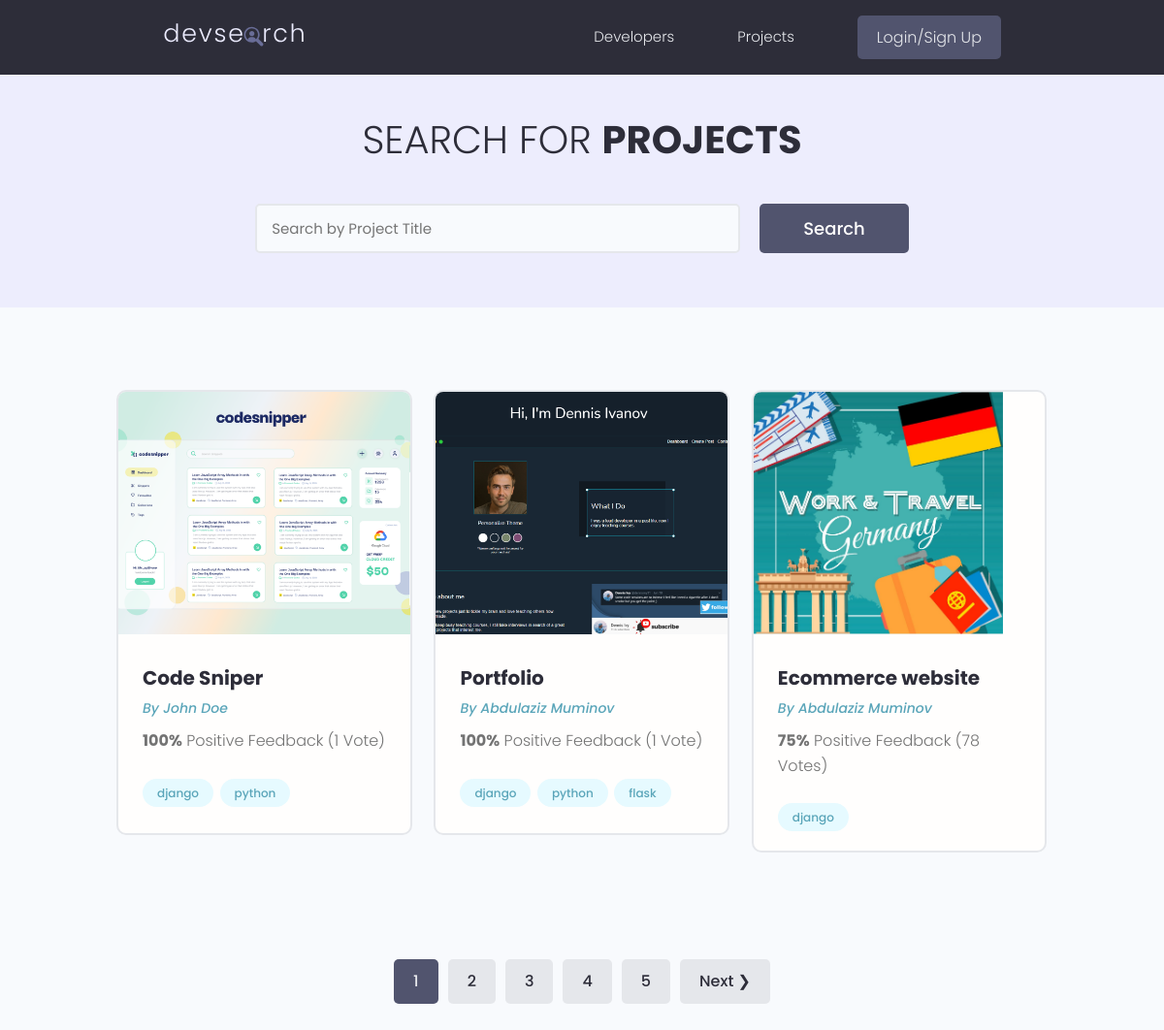
/projects/, run on the app's committed database.
### projects/models.py (models this page shows, shortened)
class Project(models.Model):
    owner = models.ForeignKey(Profile, null=True, blank=True, on_delete=models.SET_NULL)
    title = models.CharField(max_length=200)
    description = models.TextField(null=True, blank=True)
    featured_image = models.ImageField(null=True, blank=True, default='default.jpg')
    demo_link = models.CharField(max_length=2000, null=True, blank=True)
    source_link = models.CharField(max_length=2000, null=True, blank=True)
    created = models.DateTimeField(auto_now_add=True)
    id = models.UUIDField(default=uuid.uuid4, unique=True, editable=False, primary_key=True)
    tags = models.ManyToManyField('Tag', blank=True)
    vote_total = models.IntegerField(default=0, blank=True, null=True)
    vote_ratio = models.IntegerField(default=0, blank=True, null=True)
    class Meta:
        ordering = ["-vote_ratio", "-vote_total", "title"]

class Tag(models.Model):
    name = models.CharField(max_length=200)
    created = models.DateTimeField(auto_now_add=True)
    id = models.UUIDField(default=uuid.uuid4, unique=True, editable=False, primary_key=True)
    def __str__(self):
        return self.name

### users/models.py (models this page shows, shortened)
class Profile(models.Model):
    user = models.OneToOneField(User, on_delete=models.CASCADE, null=True, blank=True)
    name = models.CharField(max_length=200, blank=True, null=True)
    email = models.EmailField(max_length=500, blank=True, null=True)
    username = models.CharField(max_length=200, blank=True, null=True)
    location = models.CharField(max_length=200, blank=True, null=True)
    short_intro = models.CharField(max_length=200, blank=True, null=True)
    bio = models.TextField(blank=True, null=True)
    profile_image = models.ImageField(null=True, blank=True, upload_to='profiles/',
                                      default='profiles/user-default.png')
    social_github = models.CharField(max_length=200, blank=True, null=True)
    social_twitter = models.CharField(max_length=200, blank=True, null=True)
    social_youtube = models.CharField(max_length=200, blank=True, null=True)
    social_linkedin = models.CharField(max_length=200, blank=True, null=True)
    social_website = models.CharField(max_length=200, blank=True, null=True)
    created = models.DateTimeField(auto_now_add=True)
    id = models.UUIDField(default=uuid.uuid4, unique=True, editable=False, primary_key=True)
    class Meta:
        ordering = ["created"]

### projects/views.py (the view)
# urls.py: path('projects/', views.getProjects),
def projects(request):
    projects, search_query = searchProjects(request)
    custom_range, projects = paginationProjects(request, projects, 3)
    context = {"projects": projects, "search_query": search_query, "custom_range": custom_range}
    return render(request, 'projects/projects.html', context)

### projects/utils.py (called while the page is built)
def paginationProjects(request, projects, results):
    page = request.GET.get('page')
    paginator = Paginator(projects, results)
    try:
        projects = paginator.page(page)
    except PageNotAnInteger:
        page = 1
        projects = paginator.page(page)
    except EmptyPage:
        page = paginator.num_pages
        projects = paginator.page(page)
    leftIndex = (int(page) - 4)
    if leftIndex < 1:
        leftIndex = 1
    rightIndex = (int(page) + 5)
    if rightIndex > paginator.num_pages:
        rightIndex = paginator.num_pages + 1
    custom_range = range(leftIndex, rightIndex)
    return custom_range, projects

def searchProjects(request):
    search_query = ''
    if request.GET.get('search_query'):
        search_query = request.GET.get('search_query')
    tags = Tag.objects.filter(name__icontains=search_query)
    projectsObj = Project.objects.distinct().filter(Q(title__icontains=search_query) |
                                                    Q(description__icontains=search_query) |
                                                    Q(owner__name__icontains=search_query) |
                                                    Q(tags__in=tags))
    return projectsObj, search_query

### projects/templates/projects/projects.html (shortened to what this page needs)
{% extends 'main.html' %}
{% block content %}
  <main class="projects">
    <section class="hero-section text-center">
      <div class="container container--narrow">
        <div class="hero-section__box">
          <h2>Search for <span>Projects</span></h2>
        </div>
        <div class="hero-section__search">
          <form id="searchForm" class="form" action="{% url 'projects' %}" method="get">
            <div class="form__field">
              <input class="input input--text" id="formInput#search" type="text" name="search_query"
                     value="{{search_query}}" placeholder="Search by Project Title" />
            </div>
            <input class="btn btn--sub btn--lg" type="submit" value="Search" />
          </form>
        </div>
      </div>
    </section>
    <section class="projectsList">
      <div class="container">
        <div class="grid grid--three">
            {% for project in projects %}
          <div class="column">
            <div class="card project">
              <a href="{% url 'project' project.id %}" class="project">
                <img class="project__thumbnail" src="{{ project.featured_image.url }}" alt="project thumbnail" />
                <div class="card__body">
                  <h3 class="project__title">{{project.title}}</h3>
                  <p><a class="project__author" href="{% url 'user-profile' project.owner.id %}">By {{ project.owner.name }}</a></p>
                  <p class="project--rating">
                    <span style="font-weight: bold;">{{project.vote_ratio}}%</span> Positive
                    Feedback ({{project.vote_total}} Vote{{project.vote_total|pluralize:"s"}})
                  </p>
                  <div class="project__tags">
                      {% for tag in project.tags.all %}
                    <span class="tag tag--pill tag--main">
                      <small>{{tag}}</small>
                    </span>
                    {% endfor %}
                  </div>
                </div>
              </a>
            </div>
          </div>
          {% endfor %}
        </div>
      </div>
    </section>
    {% include 'pagination.html' with queryset=projects custom_range=custom_range %}
  </main>
{% endblock content %}

### static/styles/app.css (style rules this page uses)
:root { --color-sub: #2d2d39; }
.btn--sub { background-color: var(--color-sub-light); }
.card { border: 2px solid var(--color-light); }
img { width: 100%; }
.hero-section { height: 40vh; display: flex; align-items: center; background-color: var(--color-sub); }
.hero-section__box { margin-bottom: 4rem; }
.hero-section__box > h2, .hero-section__box > h2 > span { font-size: 4rem; color: var(--color-light); line-height: 1.3; text-transform: uppercase; }
.hero-section__box > h2 { font-weight: 300; }
.hero-section__box > h2 > span { font-weight: 700; }
.hero-section__search > .form { display: flex; align-items: center; justify-content: center; gap: 2rem; }
.hero-section__search > .form input.input--text { width: 50rem; }
.project__author { font-size: 1.4rem; font-style: italic; }
.project--rating { margin-bottom: 1.6em; margin-top: .5em; }
.projects > .hero-section { background: var(--color-sub-lighter); height: 30vh; }
.projects .hero-section__box { margin-bottom: 2.5rem; }
.projects .hero-section__box > h2 { color: var(--color-sub); }
.projects .hero-section__box > h2 > span { font-weight: 700; color: var(--color-sub); }
.projectsList { margin-top: 8rem; }
.project__thumbnail { height: 25rem; object-fit: cover; object-position: top center; }
.project__title { font-size: 2rem; font-weight: 700; color: var(--color-sub); }

### static/uikit/styles/modules/_variables.css (style rules this page uses)
:root { --color-main: #5aa5b9; --color-main-light: #e6faff; --color-sub: #3f4156; --color-sub-light: #51546e; --color-sub-lighter: #ededfd; --color-text: #737373; --color-gray: #8b8b8b; --color-light: #e5e7eb; --color-light-gray: #767676; --color-bg: #f8fafd; --color-white: #fffefd; --color-white-light: #f3f3f3; --color-success: #359e64; --color-success-bg: #def8e8; --color-error: #fc4b0b; --color-error-bg: #fff2ee; --font-base: 'Poppins', arial, helvetica, 'Segoe UI', roboto, ubuntu, sans-serif; --font-monospace: 'Fira Code', 'Courier New', courier, monospace; --font-regular: 300; --font-medium: 500; --font-bold: 700; --generic-shadow: 1px 1px 5px #00000010; --generic-transition: all 0.3s ease-in-out; }

### static/uikit/styles/modules/_base.css (style rules this page uses)
* { margin: 0; padding: 0; box-sizing: border-box; text-rendering: optimizeLegibility; color: inherit; font-size: inherit; }
html { font-size: 50%; }
@media only screen and (min-width: 480px) { html { font-size: 56.25%; } }
@media only screen and (min-width: 1200px) { html { font-size: 62.5%; } }
body { line-height: 1.6; font-weight: 400; font-size: 1.5rem; color: var(--color-text); background-color: var(--color-bg); min-height: 100vh; }

### static/uikit/styles/modules/_typography.css (style rules this page uses)
* { font-family: var(--font-base); }
h2 { font-size: 3.6rem; font-weight: var(--font-bold); }
h3 { font-size: 3.2rem; font-weight: var(--font-medium); }
p, span, strong { font-size: 1.6rem; color: var(--color-text); font-weight: var(--font-regular); }
a { padding-bottom: 2px; text-decoration: none; display: inline-block; color: var(--color-main); font-weight: var(--font-medium); }

### static/uikit/styles/modules/_utilities.css (style rules this page uses)
.container { width: 92%; max-width: 165rem; margin: 0 auto; box-sizing: border-box; }
.container--narrow { width: 92%; max-width: 120rem; }
@media screen and (min-width: 1000px) { .container { width: 90%; } }
@media screen and (min-width: 1000px) { .container--narrow { width: 85%; } }
@media screen and (min-width: 1200px) { .container { width: 80%; } }
@media screen and (min-width: 1200px) { .container--narrow { width: 72%; } }
.text-center { text-align: center; }

### static/uikit/styles/modules/_button.css (style rules this page uses)
.btn { display: inline-block; position: relative; cursor: pointer; background-color: var(--color-light); font-weight: var(--font-medium); color: var(--color-sub); text-decoration: none; padding: 1rem 2rem; border-radius: 0.5rem; border: none; width: -webkit-fit-content; width: -moz-fit-content; width: fit-content; height: -webkit-fit-content; height: -moz-fit-content; height: fit-content; font-size: 1.6rem; outline-width: 0; outline-color: transparent; -webkit-backface-visibility: hidden; backface-visibility: hidden; transition: all 0.3s ease-in-out; }
.btn--sub { background-color: var(--color-sub); color: var(--color-white); }
.btn--lg { font-size: 1.8rem; padding: 1.2rem 4.5rem; }

### static/uikit/styles/modules/_card.css (style rules this page uses)
.card { border-radius: 1rem; background-color: var(--color-white); border: 1.5px solid var(--color-light); width: auto; height: auto; margin-top: 0.5rem; margin-bottom: 0.5rem; overflow: hidden; }
.card__body, .card__header { padding: 2rem 2.5rem; }

### data on the page
Project: featured_image (picture), title "Code Sniper", owner.name "John Doe", vote_ratio "100", vote_total "1"
Tag: name "django"
Tag: name "python"
Project: featured_image (picture), title "Portfolio", owner.name "Abdulaziz Muminov", vote_ratio "100", vote_total "1"
Tag: name "flask"
Project: featured_image (picture), title "Ecommerce website", owner.name "Abdulaziz Muminov", vote_ratio "75", vote_total "78"

### other printed values
{{ page }} "1"
{{ page }} "2" "3" "4" "5"
